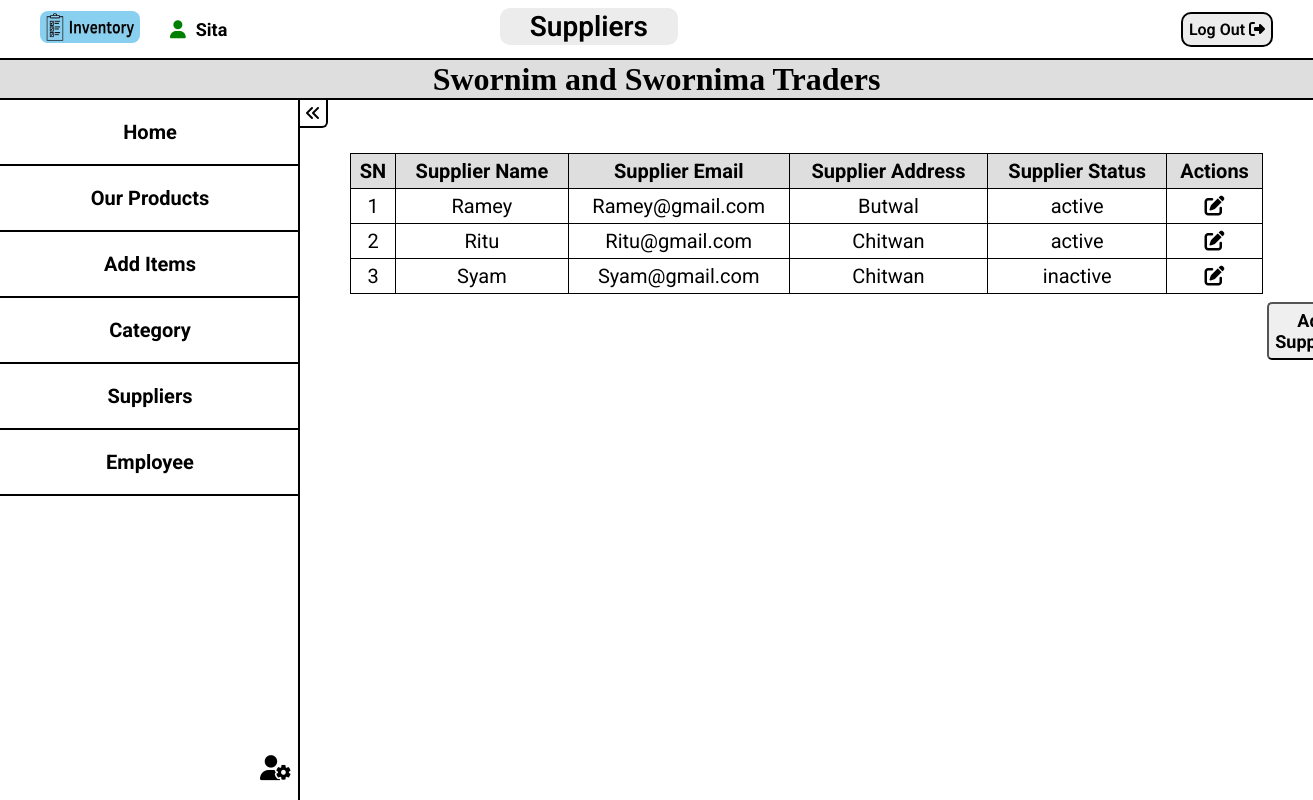
/pages/suppliers.php (signed in), run on the app's committed database.
### tables this page shows
CREATE TABLE `employee` (
  `Employee_ID` int(11) NOT NULL,
  `Employee_email` varchar(100) NOT NULL,
  `Employee_password` varchar(50) NOT NULL,
  `Employee_name` text NOT NULL
);

CREATE TABLE `supplier` (
  `Supplier_ID` int(11) NOT NULL,
  `Supplier_Name` varchar(255) NOT NULL,
  `Supplier_Address` varchar(255) NOT NULL,
  `Supplier_Email` varchar(100) NOT NULL,
  `Supplier_Status` varchar(100) NOT NULL
);

### pages/suppliers.php (the view, shortened to what this page needs)
<?php
 require("../Function/connect.php");
 ?>
<!DOCTYPE html>
<html lang="en">
  <head>
    <link rel="stylesheet" media="all"  href="../assets/css/suppliers.css" />
    <link rel="stylesheet" href="../assets/css/base.css">
    <link
      rel="stylesheet"
      href="https://cdnjs.cloudflare.com/ajax/libs/font-awesome/6.2.1/css/all.min.css"
    />
  </head>
  <body>
    <nav class="top">
    <div class="logo"><a href="../index.php"><img src="../assets/images/logo.jpg" alt="logo" /></a><div class="username"><i class="fa-solid fa-user"></i><?php
    if(isset($_SESSION['email'])){
      $username=mysqli_fetch_assoc(mysqli_query($conn, "SELECT * FROM `employee` WHERE Employee_email='".$_SESSION['email']."'"));
      echo $username['Employee_name'];
    }
    ?></div></div>
      <ul>
      <li class="logout"><a href="../Function/logout.php"> Log Out <i class="fa-solid fa-right-from-bracket"></i></a></li>
      <li class="add">Suppliers</li>
      </ul>
    </nav>
    <div class="shopname">Swornim and Swornima Traders</div>
    <nav class="side sideActive">
      <ul>
      <li><a href="./dashboard.php">Home</a></li>
        <li><a href="./ourproducts.php">Our Products</a></li>
        <li><a href="./additems.php">Add Items</a></li>
        <li><a href="./categories.php">Category</a></li>
        <li><a href="./suppliers.php">Suppliers</a></li>
        <li><a href="./employee.php">Employee</a></li>
        <a href="./settings.php"><i class="fa-solid fa-user-gear settings"></a></i>
      </ul>
      <i class="fa-solid fa-angles-left back"></i>
    </nav>
    <div class="wrapper">
      <div class="container">
     <table>
<thead>
<tr>
<th>SN</th>
<th>Supplier Name</th>
<th>Supplier Email</th>
<th>Supplier Address</th>
<th>Supplier Status</th>
<th>Actions</th>
</tr>
</thead>
<tbody>
<?php
$res = mysqli_query($conn, "SELECT * FROM supplier ORDER BY Supplier_Name ASC");
if(mysqli_num_rows($res) == 0){
 echo "<p>No records found</p>";
}
else{
$i=1;
 while($row = mysqli_fetch_assoc($res)){
   ?>
 <tr>
 <td><?php echo $i?></td>
 <td><?php echo $row['Supplier_Name'] ?></td>
 <td> <?php echo $row['Supplier_Email'] ?></td>
 <td> <?php echo$row['Supplier_Address'] ?></td>
 <td> <?php echo $row['Supplier_Status']?></td>
 <td>
 <?php echo '<a href="./editsupplier.php?id='.$row['Supplier_ID'].'">';?>
 <i class="fa-solid fa-pen-to-square"></i> </a>
</td>
 </tr>
   <?php
   $i++;
 }
}
?>
</tbody>
</table>
<a href="./addsupplier.php"><button>Add Suppliers</button></a>
</div>
      </div>
  </body>
</html>

### assets/css/suppliers.css (style rules this page uses)
table th,td { border: 1.5px solid black; padding:5px; text-align: center; font-size: 20px; }
table { width:80vw; margin-top:20px; border-collapse: collapse; }
table th { background-color: #dedede; }
table td i { cursor: pointer; }
button { padding: 6px 6px; margin-left: 63rem; margin-right:-6px; margin-top:8px; font-size:18px; font-weight: bold; border-radius:5px; cursor:pointer; }

### assets/css/base.css (style rules this page uses)
* { margin: 0; padding: 0; box-sizing: border-box; font-family: 'Roboto', sans-serif; }
body { overflow-x: hidden; }
a { text-decoration: none; color: black; }
.top { width: 100vw; padding: 0px 40px; height: 60px; display: flex; align-items: center; justify-content: space-between; border-bottom: 2px solid black; position: fixed; inset: 0; z-index: 100; background-color: white; }
.logo img { height: 32px; width: 100px; cursor: pointer; border-radius: 8px; }
.logo { display: flex; align-items: center; font-weight: bold; font-size: 18px; gap:30px; }
.fa-user { padding-right:10px; color: green; }
.top ul { list-style: none; }
.logout { cursor: pointer; border: 2px solid black; border-radius: 10px; padding: 6px; background-color: #ececec; font-weight: 600; }
.add { background-color: #ececec; border-radius: 10px; position:fixed; right:635px; top:8px; padding:2px 30px; font-size: 28px; font-weight: 600; }
.shopname { height: 40px; width: 100vw; display: flex; align-items: center; justify-content: center; border-bottom: 2px solid black; top: 60px; background-color: #dedede; position: fixed; font-weight: bolder; font-size: 32px; font-family: 'Lora', serif; }
.side { width: 300px; height: calc(100vh - 100px); border-right: 2px solid black; display: flex; flex-direction: column; position: fixed; top: 100px; left: 0; transform: translateX(-100%); transition: transform 0.2s ease; }
.sideActive { transform: translateX(0%); }
.side ul { list-style: none; width: 100%; }
.side ul li { cursor: pointer; padding: 20px; border-bottom: 2px solid black; width: 300px; text-align: center; font-size: 20px; font-weight:bold; }
.back { position: absolute; top: 0px; right: -30px; border-right: 2px solid black; border-bottom: 2px solid black; border-bottom-right-radius: 6px; padding: 5px; cursor: pointer; }
.settings { position:fixed; cursor: pointer; left: 260px; bottom: 20px; font-size: 25px; }
.wrapper { margin-top:133px; margin-left: 350px; margin-right:50px; transition: margin-right .3s ease; }
.container { display:flex; justify-content:center; flex-wrap:wrap; }

### data on the page
employee: Employee_name "Sita"
supplier: Supplier_Name "Ramey", Supplier_Email "Ramey@gmail.com", Supplier_Address "Butwal", Supplier_Status "active"
supplier: Supplier_Name "Ritu", Supplier_Email "Ritu@gmail.com", Supplier_Address "Chitwan", Supplier_Status "active"
supplier: Supplier_Name "Syam", Supplier_Email "Syam@gmail.com", Supplier_Address "Chitwan", Supplier_Status "inactive"
